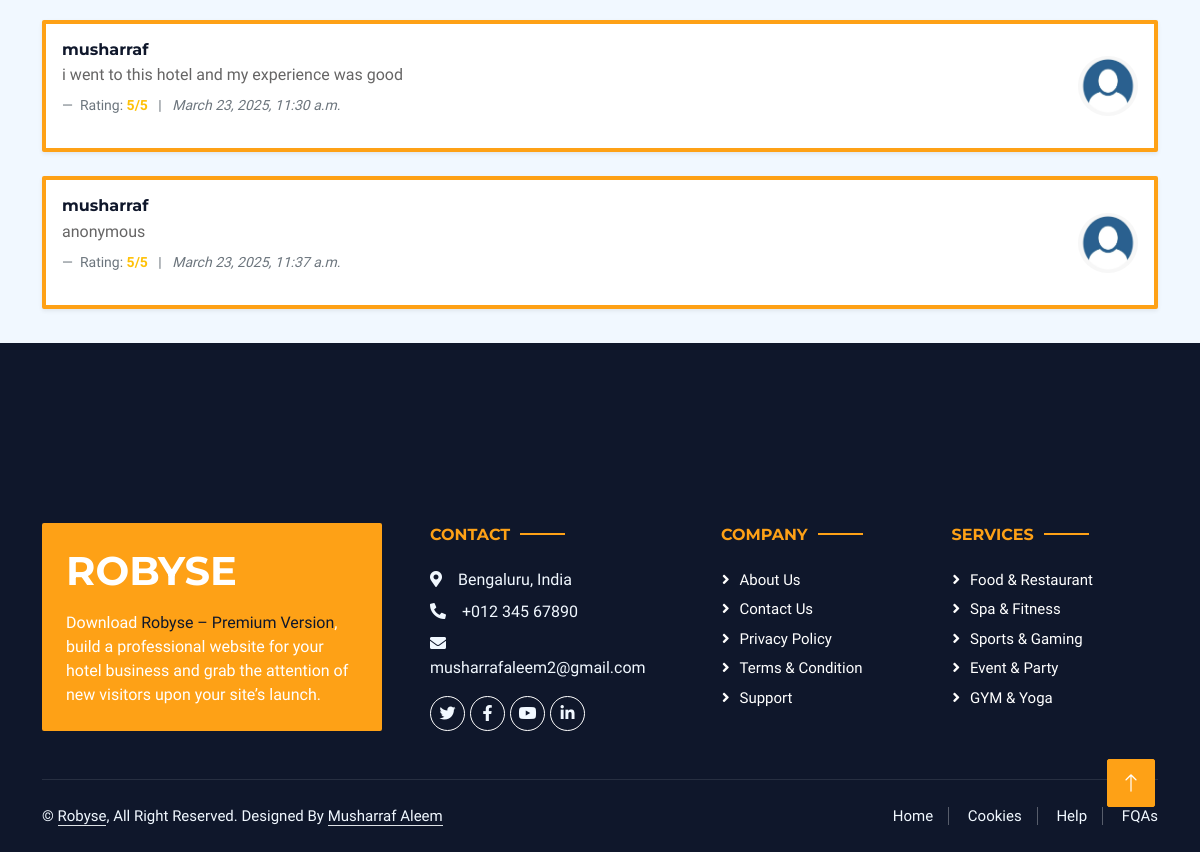
The page /instance/1/ (lower part) on the database as committed earlier.
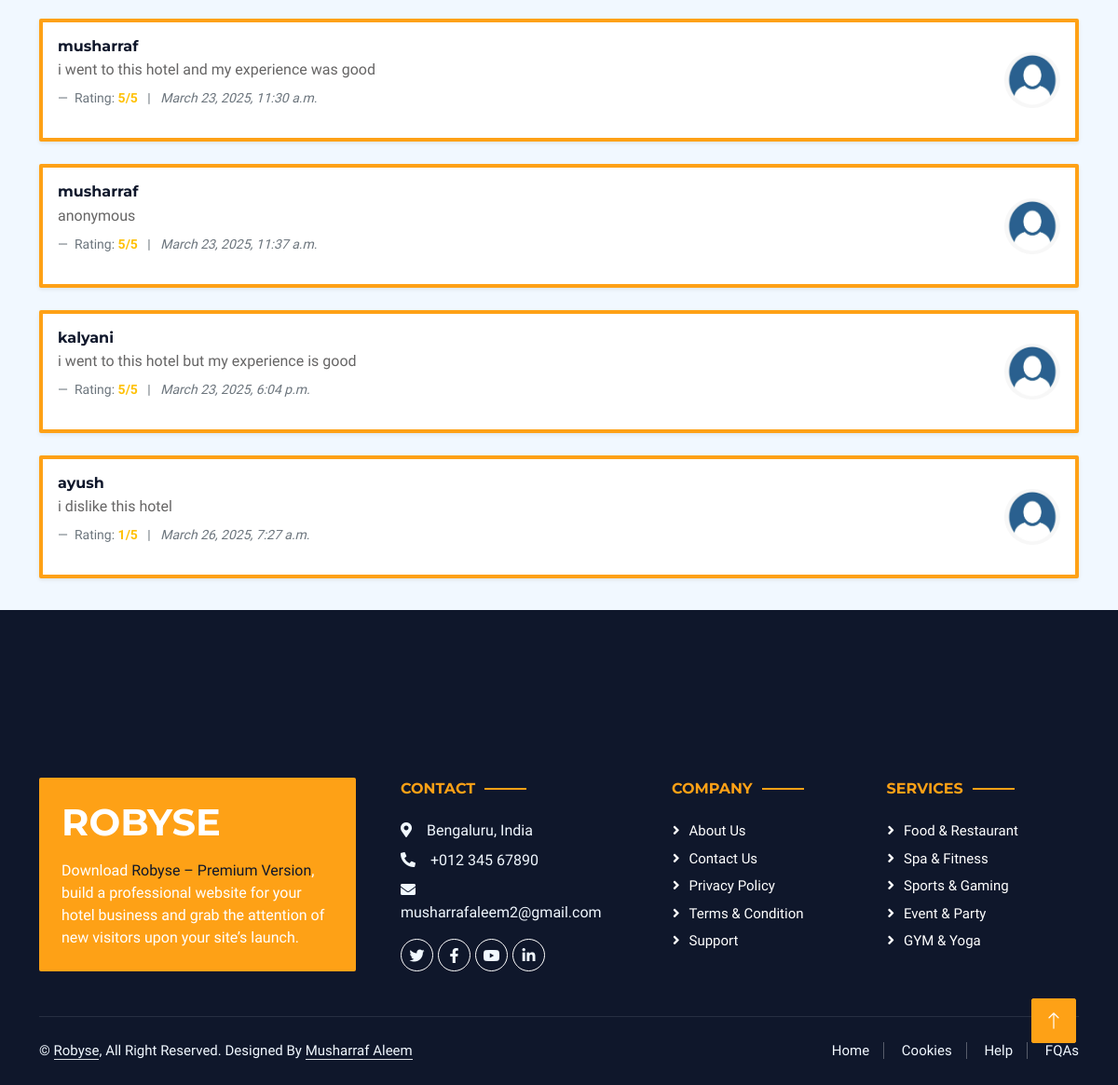
The same page on the database as committed later.
### app/models.py (models this page shows, shortened)
class Review(models.Model):
    instance = models.ForeignKey('Model1', on_delete=models.CASCADE, related_name='reviews')
    name = models.CharField(max_length=255)  # Auto-filled
    user = models.ForeignKey(User, on_delete=models.CASCADE, related_name='feedback')
    date = models.DateTimeField(auto_now=True)
    comment = models.TextField()
    rating = models.IntegerField(validators=[rating_len])

### app/views.py (the view)
# urls.py: path('instance/<int:pk>/', instance_detail, name='instance_detail'),
def instance_detail(request, pk):
    instance = get_object_or_404(Model1, pk=pk)
    reviews = instance.reviews.all()
    return render(request, 'instance_detail.html', {'instance': instance, 'reviews':reviews})

### app/models.py (called while the page is built)
    def __str__(self):
        return self.name

### templates/instance_detail.html (shortened to what this page needs)
{% extends "base1.html" %}
{% load static %}
{% block content %}
<section class="py-5 bg-light">
    <div class="container">
        {% if reviews %}
        {% for review in reviews %}
        <div class="card mb-4 shadow-sm border-start border-4 border-primary">
            <div class="card-body d-flex justify-content-between align-items-center">
                <div>
                    <h6 class="fw-semibold mb-1">{{ review.user }}</h6>
                    <p class="mb-2">{{ review.comment }}</p>
                    <footer class="blockquote-footer mt-1">
                        Rating: <strong class="text-warning">{{ review.rating }}/5</strong> &nbsp; | &nbsp;
                        <cite title="Review Date">{{ review.date }}</cite>
                    </footer>
                </div>
                <div class="ms-3">
                    {% if review.user.profile.image %}
                    <img src="{{ review.user.profile.image.url }}" alt="Avatar" class="rounded-circle" width="60"
                        height="60">
                    {% else %}
                    <img src="{% static 'images/profile.jpg' %}" alt="Default Avatar" class="rounded-circle" width="60"
                        height="60">
                    {% endif %}
                </div>
            </div>
        </div>
        {% endfor %}
        {% else %}
        <p class="text-center text-muted">No reviews yet.</p>
        {% endif %}
    </div><br><br><br>
</section>
{% endblock content %}

### templates/base1.html (shortened to what this page needs)
{% load static %}
<!DOCTYPE html>
<html lang="en">
<head>
    <link href="https://cdnjs.cloudflare.com/ajax/libs/font-awesome/5.10.0/css/all.min.css" rel="stylesheet">
    <link href="https://cdn.jsdelivr.net/npm/bootstrap-icons@1.4.1/font/bootstrap-icons.css" rel="stylesheet">
    <link href="{% static 'css/bootstrap.min.css' %}" rel="stylesheet">
    <link href="{% static 'css/style.css' %}" rel="stylesheet">
    <link href="{% static 'css/slider.css' %}" rel="stylesheet">
</head>
<body>
    <div class="container-xxl bg-white p-0">
{% block content %}{% endblock content %}
        <div class="container-fluid bg-dark text-light footer wow fadeIn" data-wow-delay="0.1s">
            <div class="container pb-5">
                <div class="row g-5">
                    <div class="col-md-6 col-lg-4">
                        <div class="bg-primary rounded p-4">
                            <a href="index.html"><h1 class="text-white text-uppercase mb-3">Robyse</h1></a>
                            <p class="text-white mb-0">
								Download <a class="text-dark fw-medium" href="">Robyse – Premium Version</a>, build a professional website for your hotel business and grab the attention of new visitors upon your site’s launch.
							</p>
                        </div>
                    </div>
                    <div class="col-md-6 col-lg-3">
                        <h6 class="section-title text-start text-primary text-uppercase mb-4">Contact</h6>
                        <p class="mb-2"><i class="fa fa-map-marker-alt me-3"></i>Bengaluru, India</p>
                        <p class="mb-2"><i class="fa fa-phone-alt me-3"></i>+012 345 67890</p>
                        <p class="mb-2"><i class="fa fa-envelope me-3"></i>musharrafaleem2@gmail.com</p>
                        <div class="d-flex pt-2">
                            <a class="btn btn-outline-light btn-social" href=""><i class="fab fa-twitter"></i></a>
                            <a class="btn btn-outline-light btn-social" href=""><i class="fab fa-facebook-f"></i></a>
                            <a class="btn btn-outline-light btn-social" href=""><i class="fab fa-youtube"></i></a>
                            <a class="btn btn-outline-light btn-social" href=""><i class="fab fa-linkedin-in"></i></a>
                        </div>
                    </div>
                    <div class="col-lg-5 col-md-12">
                        <div class="row gy-5 g-4">
                            <div class="col-md-6">
                                <h6 class="section-title text-start text-primary text-uppercase mb-4">Company</h6>
                                <a class="btn btn-link" href="">About Us</a>
                                <a class="btn btn-link" href="">Contact Us</a>
                                <a class="btn btn-link" href="">Privacy Policy</a>
                                <a class="btn btn-link" href="">Terms & Condition</a>
                                <a class="btn btn-link" href="">Support</a>
                            </div>
                            <div class="col-md-6">
                                <h6 class="section-title text-start text-primary text-uppercase mb-4">Services</h6>
                                <a class="btn btn-link" href="">Food & Restaurant</a>
                                <a class="btn btn-link" href="">Spa & Fitness</a>
                                <a class="btn btn-link" href="">Sports & Gaming</a>
                                <a class="btn btn-link" href="">Event & Party</a>
                                <a class="btn btn-link" href="">GYM & Yoga</a>
                            </div>
                        </div>
                    </div>
                </div>
            </div>
            <div class="container">
                <div class="copyright">
                    <div class="row">
                        <div class="col-md-6 text-center text-md-start mb-3 mb-md-0">
                            &copy; <a class="border-bottom" href="#">Robyse</a>, All Right Reserved.
							Designed By <a class="border-bottom" href="">Musharraf Aleem</a>
                        </div>
                        <div class="col-md-6 text-center text-md-end">
                            <div class="footer-menu">
                                <a href="">Home</a>
                                <a href="">Cookies</a>
                                <a href="">Help</a>
                                <a href="">FQAs</a>
                            </div>
                        </div>
                    </div>
                </div>
            </div>
        </div>
        <a href="#" class="btn btn-lg btn-primary btn-lg-square back-to-top"><i class="bi bi-arrow-up"></i></a>
    </div>
</body>
</html>

### static/css/style.css (style rules this page uses)
:root { --primary: #FEA116; --light: #F1F8FF; --dark: #0F172B; }
.fw-medium { font-weight: 500 !important; }
.back-to-top { position: fixed; display: none; right: 45px; bottom: 45px; z-index: 99; }
.btn { font-weight: 500; text-transform: uppercase; transition: .5s; }
.btn.btn-primary, .btn.btn-secondary { color: #FFFFFF; }
.btn-lg-square { width: 48px; height: 48px; }
.btn-square, .btn-sm-square, .btn-lg-square { padding: 0; display: flex; align-items: center; justify-content: center; font-weight: normal; border-radius: 2px; }
.section-title { position: relative; display: inline-block; }
.section-title::before { position: absolute; content: ""; width: 45px; height: 2px; top: 50%; left: -55px; margin-top: -1px; background: var(--primary); }
.section-title::after { position: absolute; content: ""; width: 45px; height: 2px; top: 50%; right: -55px; margin-top: -1px; background: var(--primary); }
.section-title.text-start::before, .section-title.text-end::after { display: none; }
.footer { position: relative; margin-top: -110px; padding-top: 180px; }
.footer .btn.btn-social { margin-right: 5px; width: 35px; height: 35px; display: flex; align-items: center; justify-content: center; color: var(--light); border: 1px solid #FFFFFF; border-radius: 35px; transition: .3s; }
.footer .btn.btn-link { display: block; margin-bottom: 5px; padding: 0; text-align: left; color: #FFFFFF; font-size: 15px; font-weight: normal; text-transform: capitalize; transition: .3s; }
.footer .btn.btn-link::before { position: relative; content: "\f105"; font-family: "Font Awesome 5 Free"; font-weight: 900; margin-right: 10px; }
.footer .copyright { padding: 25px 0; font-size: 15px; border-top: 1px solid rgba(256, 256, 256, .1); }
.footer .copyright a { color: var(--light); }
.footer .footer-menu a { margin-right: 15px; padding-right: 15px; border-right: 1px solid rgba(255, 255, 255, .3); }
.footer .footer-menu a:last-child { margin-right: 0; padding-right: 0; border-right: none; }

Rows that differ between the two databases and show on the page:
added Review: user "kalyani", comment "i went to this hotel but my experience is good", rating "5", date "March 23, 2025, 6:04 p.m."
added Review: user "ayush", comment "i dislike this hotel", rating "1", date "March 26, 2025, 7:27 a.m."
